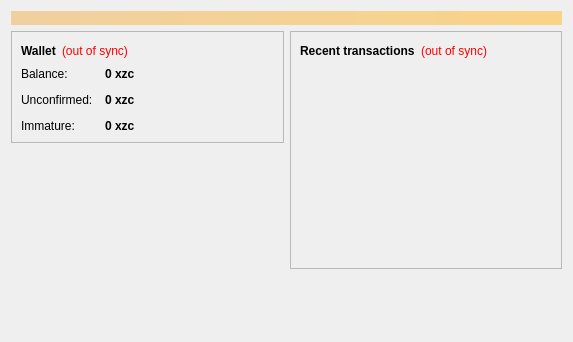
<?xml version="1.0" encoding="UTF-8"?>
<ui version="4.0">
 <class>OverviewPage</class>
 <widget class="QWidget" name="OverviewPage">
  <property name="geometry">
   <rect>
    <x>0</x>
    <y>0</y>
    <width>573</width>
    <height>342</height>
   </rect>
  </property>
  <property name="windowTitle">
   <string>Form</string>
  </property>
  <layout class="QVBoxLayout" name="topLayout">
   <item>
    <widget class="QLabel" name="labelAlerts">
     <property name="visible">
      <bool>false</bool>
     </property>
     <property name="styleSheet">
      <string notr="true">background-color: qlineargradient(x1: 0, y1: 0, x2: 1, y2: 0, stop:0 #F0D0A0, stop:1 #F8D488); color:#000000;</string>
     </property>
     <property name="wordWrap">
      <bool>true</bool>
     </property>
     <property name="margin">
      <number>3</number>
     </property>
    </widget>
   </item>
   <item>
    <layout class="QHBoxLayout" name="horizontalLayout" stretch="1,1">
     <item>
      <layout class="QVBoxLayout" name="verticalLayout_2">
       <item>
        <widget class="QFrame" name="frame">
         <property name="frameShape">
          <enum>QFrame::StyledPanel</enum>
         </property>
         <property name="frameShadow">
          <enum>QFrame::Raised</enum>
         </property>
         <layout class="QVBoxLayout" name="verticalLayout_4">
          <item>
           <layout class="QHBoxLayout" name="horizontalLayout_4">
            <item>
             <widget class="QLabel" name="label_5">
              <property name="font">
               <font>
                <weight>75</weight>
                <bold>true</bold>
               </font>
              </property>
              <property name="text">
               <string>Wallet</string>
              </property>
             </widget>
            </item>
            <item>
             <widget class="QLabel" name="labelWalletStatus">
              <property name="toolTip">
               <string>The displayed information may be out of date. Your wallet automatically synchronizes with the xenzacoin network after a connection is established, but this process has not completed yet.</string>
              </property>
              <property name="styleSheet">
               <string notr="true">QLabel { color: red; }</string>
              </property>
              <property name="text">
               <string notr="true">(out of sync)</string>
              </property>
              <property name="alignment">
               <set>Qt::AlignLeading|Qt::AlignLeft|Qt::AlignVCenter</set>
              </property>
             </widget>
            </item>
            <item>
             <spacer name="horizontalSpacer_2">
              <property name="orientation">
               <enum>Qt::Horizontal</enum>
              </property>
              <property name="sizeHint" stdset="0">
               <size>
                <width>40</width>
                <height>20</height>
               </size>
              </property>
             </spacer>
            </item>
           </layout>
          </item>
          <item>
           <layout class="QFormLayout" name="formLayout_2">
            <property name="fieldGrowthPolicy">
             <enum>QFormLayout::AllNonFixedFieldsGrow</enum>
            </property>
            <property name="horizontalSpacing">
             <number>12</number>
            </property>
            <property name="verticalSpacing">
             <number>12</number>
            </property>
            <item row="0" column="0">
             <widget class="QLabel" name="label">
              <property name="text">
               <string>Balance:</string>
              </property>
             </widget>
            </item>
            <item row="0" column="1">
             <widget class="QLabel" name="labelBalance">
              <property name="font">
               <font>
                <weight>75</weight>
                <bold>true</bold>
               </font>
              </property>
              <property name="cursor">
               <cursorShape>IBeamCursor</cursorShape>
              </property>
              <property name="toolTip">
               <string>Your current balance</string>
              </property>
              <property name="text">
               <string notr="true">0 xzc</string>
              </property>
              <property name="textInteractionFlags">
               <set>Qt::LinksAccessibleByMouse|Qt::TextSelectableByKeyboard|Qt::TextSelectableByMouse</set>
              </property>
             </widget>
            </item>
            <item row="1" column="0">
             <widget class="QLabel" name="label_3">
              <property name="text">
               <string>Unconfirmed:</string>
              </property>
             </widget>
            </item>
            <item row="1" column="1">
             <widget class="QLabel" name="labelUnconfirmed">
              <property name="font">
               <font>
                <weight>75</weight>
                <bold>true</bold>
               </font>
              </property>
              <property name="cursor">
               <cursorShape>IBeamCursor</cursorShape>
              </property>
              <property name="toolTip">
               <string>Total of transactions that have yet to be confirmed, and do not yet count toward the current balance</string>
              </property>
              <property name="text">
               <string notr="true">0 xzc</string>
              </property>
              <property name="textInteractionFlags">
               <set>Qt::LinksAccessibleByMouse|Qt::TextSelectableByKeyboard|Qt::TextSelectableByMouse</set>
              </property>
             </widget>
            </item>
            <item row="2" column="0">
             <widget class="QLabel" name="labelImmatureText">
              <property name="text">
               <string>Immature:</string>
              </property>
             </widget>
            </item>
            <item row="2" column="1">
             <widget class="QLabel" name="labelImmature">
              <property name="font">
               <font>
                <weight>75</weight>
                <bold>true</bold>
               </font>
              </property>
              <property name="toolTip">
               <string>Mined balance that has not yet matured</string>
              </property>
              <property name="text">
               <string notr="true">0 xzc</string>
              </property>
              <property name="textInteractionFlags">
               <set>Qt::LinksAccessibleByMouse|Qt::TextSelectableByKeyboard|Qt::TextSelectableByMouse</set>
              </property>
             </widget>
            </item>
           </layout>
          </item>
         </layout>
        </widget>
       </item>
       <item>
        <spacer name="verticalSpacer">
         <property name="orientation">
          <enum>Qt::Vertical</enum>
         </property>
         <property name="sizeHint" stdset="0">
          <size>
           <width>20</width>
           <height>40</height>
          </size>
         </property>
        </spacer>
       </item>
      </layout>
     </item>
     <item>
      <layout class="QVBoxLayout" name="verticalLayout_3">
       <item>
        <widget class="QFrame" name="frame_2">
         <property name="frameShape">
          <enum>QFrame::StyledPanel</enum>
         </property>
         <property name="frameShadow">
          <enum>QFrame::Raised</enum>
         </property>
         <layout class="QVBoxLayout" name="verticalLayout">
          <item>
           <layout class="QHBoxLayout" name="horizontalLayout_2">
            <item>
             <widget class="QLabel" name="label_4">
              <property name="text">
               <string>&lt;b&gt;Recent transactions&lt;/b&gt;</string>
              </property>
             </widget>
            </item>
            <item>
             <widget class="QLabel" name="labelTransactionsStatus">
              <property name="toolTip">
               <string>The displayed information may be out of date. Your wallet automatically synchronizes with the xenzacoin network after a connection is established, but this process has not completed yet.</string>
              </property>
              <property name="styleSheet">
               <string notr="true">QLabel { color: red; }</string>
              </property>
              <property name="text">
               <string notr="true">(out of sync)</string>
              </property>
              <property name="alignment">
               <set>Qt::AlignRight|Qt::AlignTrailing|Qt::AlignVCenter</set>
              </property>
             </widget>
            </item>
            <item>
             <spacer name="horizontalSpacer">
              <property name="orientation">
               <enum>Qt::Horizontal</enum>
              </property>
              <property name="sizeHint" stdset="0">
               <size>
                <width>40</width>
                <height>20</height>
               </size>
              </property>
             </spacer>
            </item>
           </layout>
          </item>
          <item>
           <widget class="QListView" name="listTransactions">
            <property name="styleSheet">
             <string notr="true">QListView { background: transparent; }</string>
            </property>
            <property name="frameShape">
             <enum>QFrame::NoFrame</enum>
            </property>
            <property name="verticalScrollBarPolicy">
             <enum>Qt::ScrollBarAlwaysOff</enum>
            </property>
            <property name="horizontalScrollBarPolicy">
             <enum>Qt::ScrollBarAlwaysOff</enum>
            </property>
            <property name="selectionMode">
             <enum>QAbstractItemView::NoSelection</enum>
            </property>
           </widget>
          </item>
         </layout>
        </widget>
       </item>
       <item>
        <spacer name="verticalSpacer_2">
         <property name="orientation">
          <enum>Qt::Vertical</enum>
         </property>
         <property name="sizeHint" stdset="0">
          <size>
           <width>20</width>
           <height>40</height>
          </size>
         </property>
        </spacer>
       </item>
      </layout>
     </item>
    </layout>
   </item>
  </layout>
 </widget>
 <resources/>
 <connections/>
</ui>
